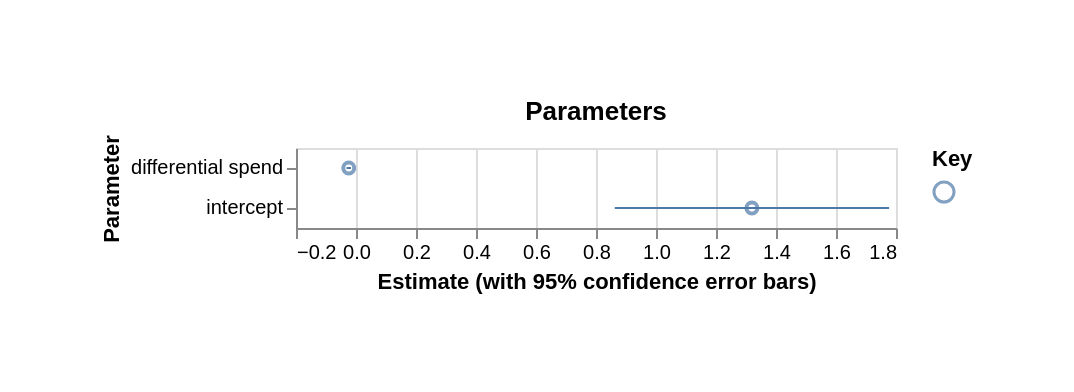

The specification (Vega-Lite) saved for this image:
### Vega-Lite specification from a JSON file in a GitHub repository (floating-point values rounded to 4 significant figures)
{"transform": [{"as": "estLo", "calculate": "datum.Estimate - datum.Confidence/2"}, {"as": "estHi", "calculate": "datum.Estimate + datum.Confidence/2"}], "config": {"view": {}, "padding": 50}, "data": {"values": [{"Confidence": 0.9143, "Key": "", "Estimate": 1.32, "Parameter": "intercept"}, {"Confidence": 0.01467, "Key": "", "Estimate": -0.02413, "Parameter": "differential spend"}]}, "$schema": "https://vega.github.io/schema/vega-lite/v5.json", "title": "Parameters", "layer": [{"mark": "point", "encoding": {"color": {"field": "Key", "type": "nominal"}, "x": {"field": "Estimate", "type": "quantitative", "axis": {"title": "Estimate (with 95% confidence error bars)"}}, "y": {"field": "Parameter", "type": "ordinal"}}}, {"mark": "rule", "encoding": {"x2": {"field": "estHi"}, "color": {"field": "Key", "type": "nominal"}, "x": {"field": "estLo", "type": "quantitative", "axis": {}}, "y": {"field": "Parameter", "type": "ordinal"}}}]}
